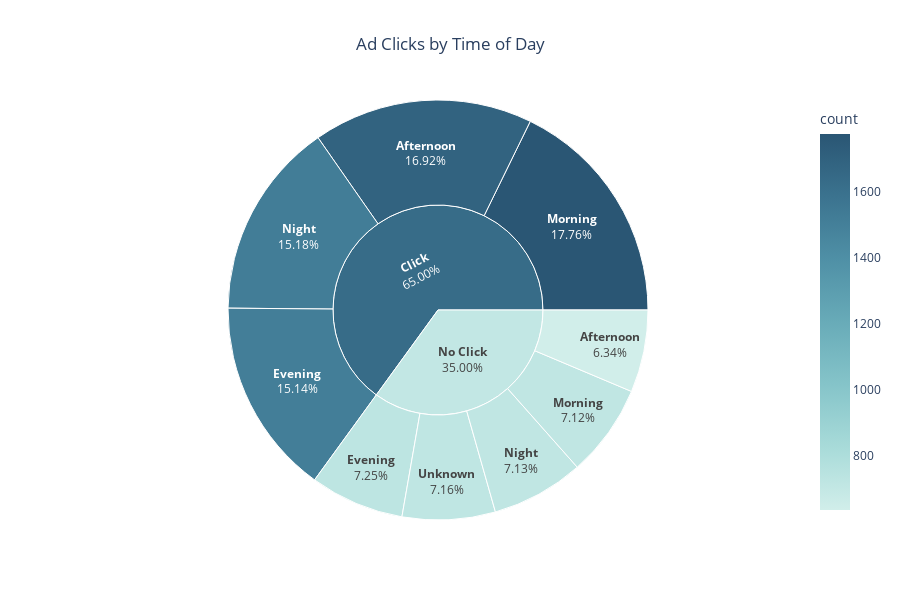

Notebook source saved alongside this figure:
### Code cell
feature_counts = df.groupby([df['click'].map({1: 'Click', 0: 'No Click'}), 'time_of_day']).size().reset_index(name='count')

total_count = feature_counts['count'].sum()
feature_counts['percent'] = feature_counts['count'] / total_count * 100

fig = px.sunburst(feature_counts, path=['click', 'time_of_day'], values='count',
                 color='count', color_continuous_scale='Teal',
                 title='Ad Clicks by time_of_day')

fig.update_traces(
    textinfo='label+percent entry',  
    texttemplate='<b>%{label}</b><br>%{percentEntry:.2%}'
)

fig.update_layout(title_text='Ad Clicks by Time of Day ',
                  title_x=0.5, width=900, height=600)  

fig.show()

### Figure 1 — Plotly figure (JSON) as saved in the notebook; plotly's stock layout.template omitted (floating-point values rounded to 4 significant figures)
{"data": [{"branchvalues": "total", "customdata": [[1692], [634], [1514], [725], [1776], [712], [1518], [713], [716], [1633.0], [701.6]], "domain": {"x": [0, 1], "y": [0, 1]}, "hovertemplate": "labels=%{label}<br>count_sum=%{value}<br>parent=%{parent}<br>id=%{id}<br>count=%{color}<extra></extra>", "ids": ["Click/Afternoon", "No Click/Afternoon", "Click/Evening", "No Click/Evening", "Click/Morning", "No Click/Morning", "Click/Night", "No Click/Night", "No Click/Unknown", "Click", "No Click"], "labels": ["Afternoon", "Afternoon", "Evening", "Evening", "Morning", "Morning", "Night", "Night", "Unknown", "Click", "No Click"], "marker": {"coloraxis": "coloraxis", "colors": [1692, 634, 1514, 725, 1776, 712, 1518, 713, 716, 1633.0, 701.6]}, "name": "", "parents": ["Click", "No Click", "Click", "No Click", "Click", "No Click", "Click", "No Click", "No Click", "", ""], "textinfo": "label+percent entry", "texttemplate": "<b>%{label}</b><br>%{percentEntry:.2%}", "type": "sunburst", "values": [1692, 634, 1514, 725, 1776, 712, 1518, 713, 716, 6500, 3500]}], "layout": {"coloraxis": {"colorbar": {"title": {"text": "count"}}, "colorscale": [[0, "rgb(209, 238, 234)"], [0.1667, "rgb(168, 219, 217)"], [0.3333, "rgb(133, 196, 201)"], [0.5, "rgb(104, 171, 184)"], [0.6667, "rgb(79, 144, 166)"], [0.8333, "rgb(59, 115, 143)"], [1, "rgb(42, 86, 116)"]]}, "height": 600, "legend": {"tracegroupgap": 0}, "title": {"text": "Ad Clicks by Time of Day ", "x": 0.5}, "width": 900}}
